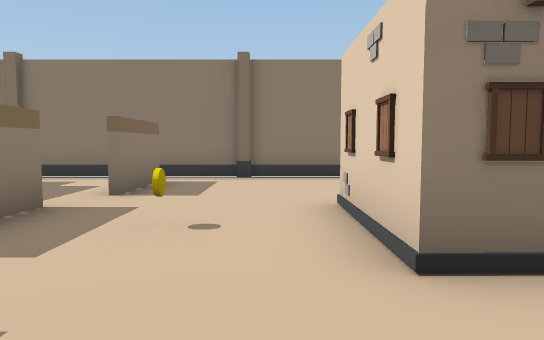
view 1 (above)

24 first-person views from a walk through a Unity game level. The camera is 1.5 m above the floor, tilts 4° down and sees 70° across. The floor is counted in squares, 2 m on a side. Each view is taken from the middle of a square. On the plan, view 1 faces up. The plan holds only what a view shows up to about 12 squares ahead; the rest is blank. The player is left out. Some surface patterns are stand-ins.

view 2
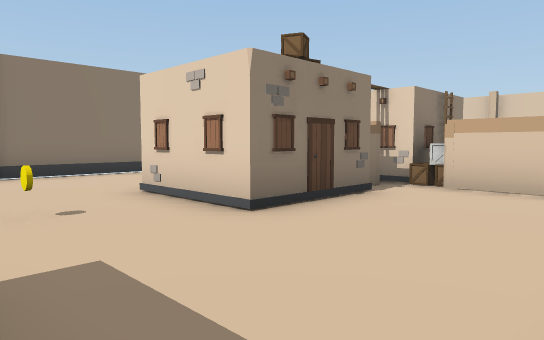

view 3
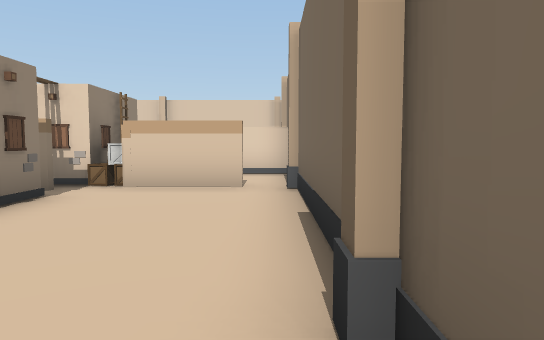

view 4
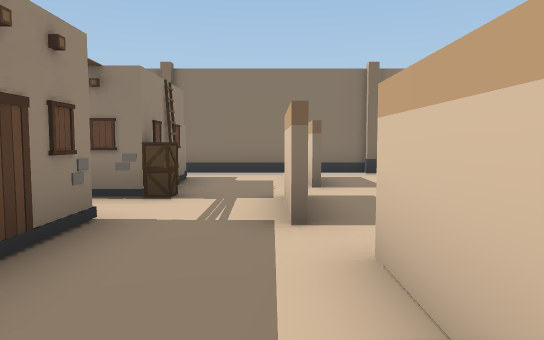

view 5
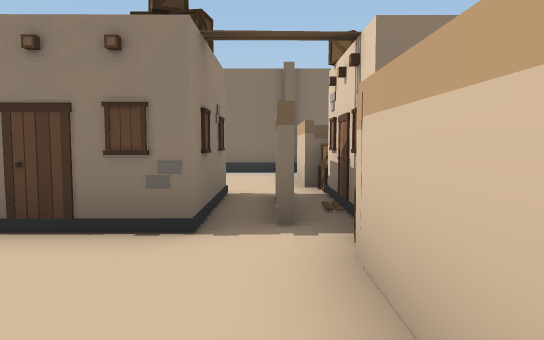

view 6
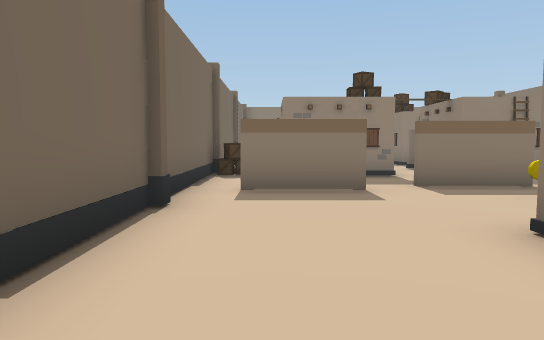

view 7
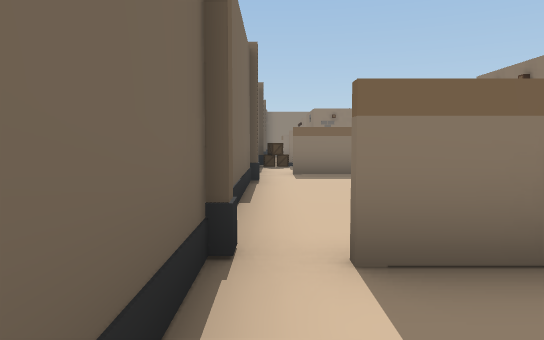

view 8
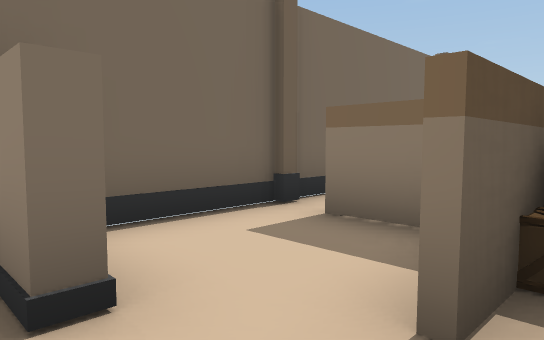

view 9
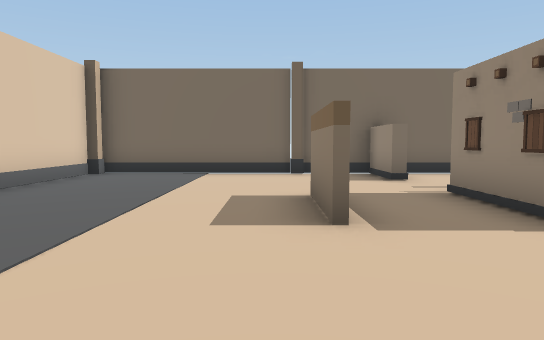

view 10
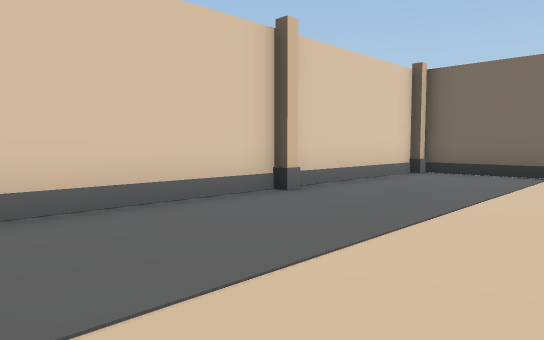

view 11
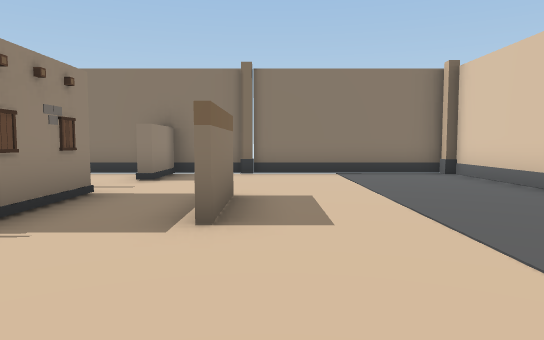

view 12
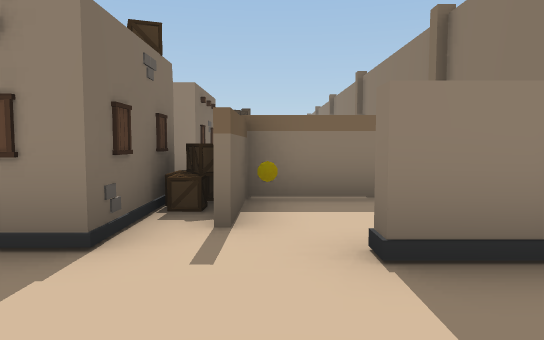

view 13
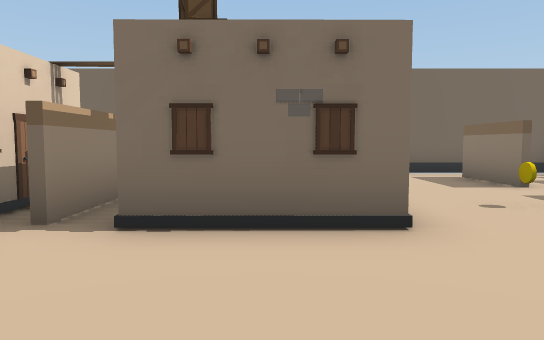

view 14
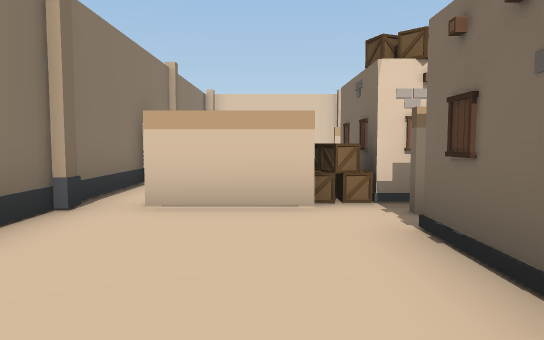

view 15
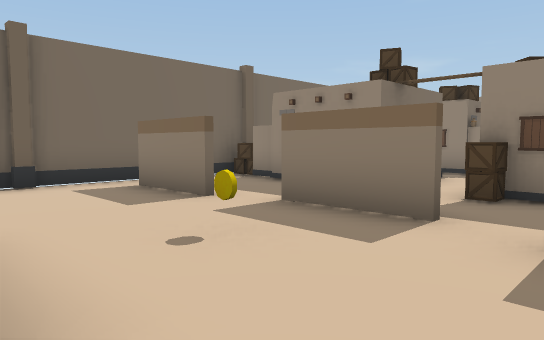

view 16
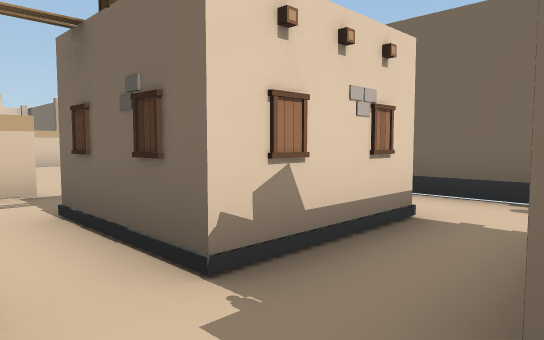

view 17
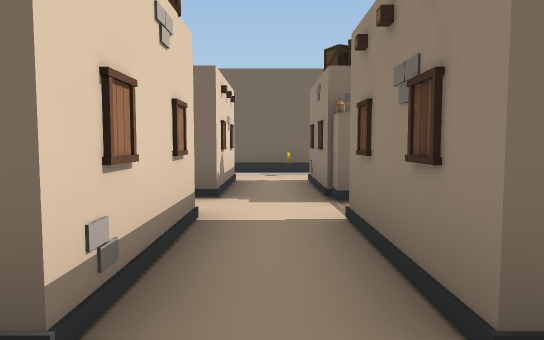

view 18
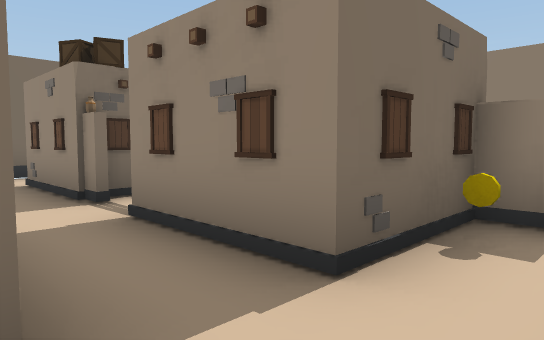

view 19
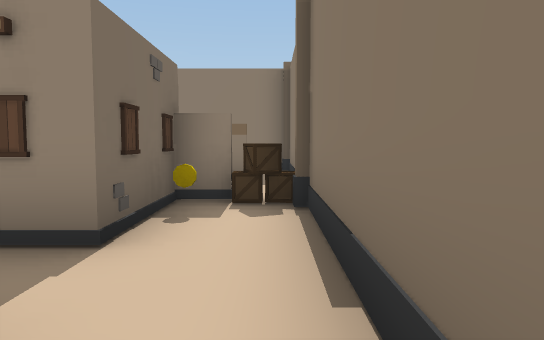

view 20
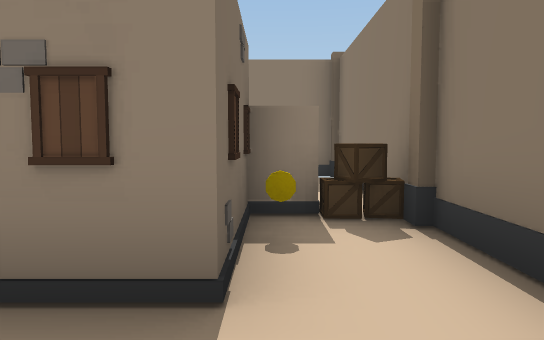

view 21
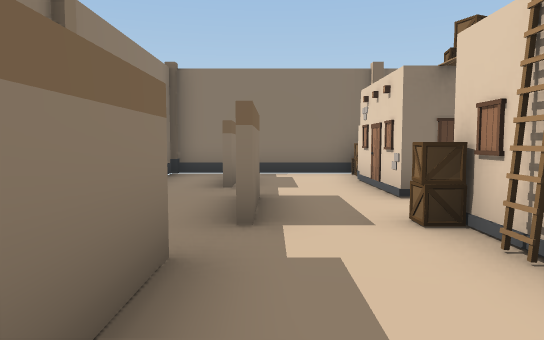

view 22
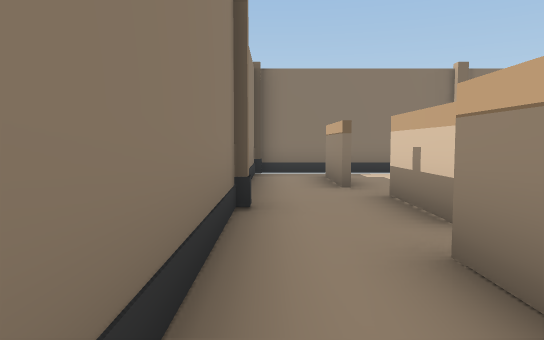

view 23
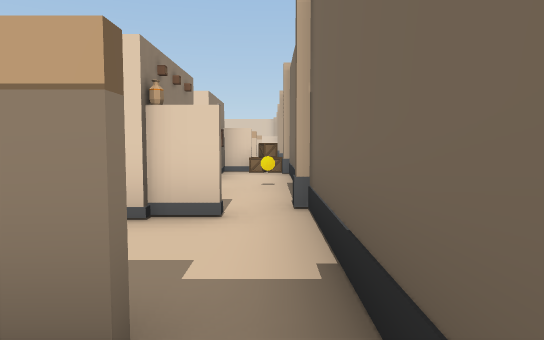

view 24
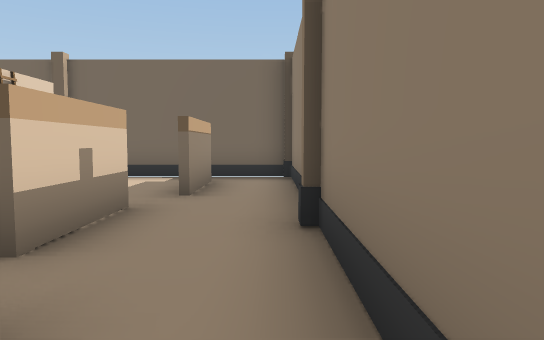

### Floor plan
Key: @ floor where view 1 was taken; # wall or solid block; . floor; C coin; B building; A box; O other object.
Columns run from 16 left of view 1 to 15 right of it. Each row starts with its distance up from view 1.
  9 ################################
  8 #....#..................#......#
  7 #.#..#CB.. #..#......#..#......#
  6 #.#..###.###..#......#.........#
  5 #....###.###.........AAB.......#
  4 #..#.. .. .A.#...#######.#.....#
  3 #..#AB O...B.#.C.#######.#.....#
  2 #....###.# B.......B.AA........#
  1 #.#..###.#  ..#......A.........#
  0 #.#..O.....#..#.@....#..#......#
 -1 #.......C..A............#......#
 -2 ################################

Positions as (right, up) in squares from view 1, and headings:
1: (0, 0), facing up
2: (-2, -1), facing up-right
3: (-2, -1), facing right
4: (-3, -1), facing up
5: (4, -1), facing up
6: (4, 0), facing left
7: (7, -1), facing left
8: (8, 2), facing down-left
9: (10, 8), facing down
10: (10, 8), facing down-right
11: (10, -1), facing up
12: (10, 6), facing left
13: (2, 8), facing down
14: (0, 6), facing right
15: (1, 6), facing down-left
16: (-9, 4), facing down-right
17: (-8, 8), facing down
18: (-7, 8), facing down-left
19: (-6, 8), facing left
20: (-7, 7), facing left
21: (-13, -1), facing up
22: (-15, -1), facing up
23: (-15, -1), facing right
24: (-15, 7), facing down
